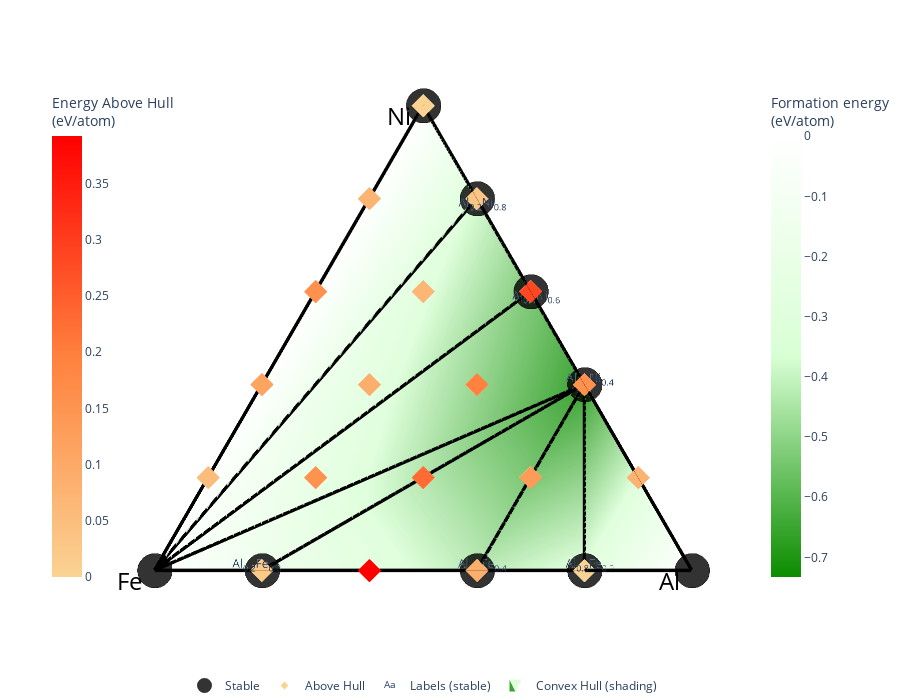

The cell this chart's notebook holds for it:
### Markdown cell above
## Ploting

### Code cell
# Load the data
merged_df = pd.read_csv('poscar_concentrations_updated_with_Formation_H.csv')

# Assuming the data contains 'Name', 'H_formation_column', and the concentration columns for elements
name_column = merged_df['Name']  # Replace with the actual column name if different
H_formation_column = 'Formation_H'  # Replace with the actual column name if different
element_columns = [col for col in merged_df.columns if 'Concentration (%)' in col]

# Create a list of ComputedEntry objects for Phase Diagram
entries = []

for _, row in merged_df.iterrows():
    # Create a composition dictionary for the current entry
    comp_dict = {element.split(' ')[0]: row[element] / 100 for element in element_columns if pd.notna(row[element])}
    
    # Create the Composition object
    composition = Composition.from_dict(comp_dict)
    
    # Get the formation energy value
    formation_energy = row[H_formation_column]
    
    # Create a ComputedEntry object
    entry = ComputedEntry(composition, formation_energy)
    entries.append(entry)



# Create the phase diagram from the entries
PD = PhaseDiagram(entries)

# Plot the phase diagram using PDPlotter
plotter = PDPlotter(PD, show_unstable=True)

# Display the plot
plotter.get_plot().show(dpi=300)

### Figure 1 — Plotly figure (JSON) as saved in the notebook; plotly's stock layout.template omitted (floating-point values rounded to 4 significant figures)
{"data": [{"hoverinfo": "none", "line": {"color": "rgba(0,0,0,1.0)", "width": 7}, "mode": "lines", "showlegend": false, "type": "scatter3d", "x": [0.5196, 0, null, 0.3464, 0, null, 0.3464, 0, null, 0, 0.3464, null, 0, 0, null, 0.3464, 0, null, 0, 0, null, 0.3464, 0, null, 0, 0, null, 0.6928, 0, null, 0.6928, 0.5196, null, 0.5196, 0.3464, null, 0, 0, null, 0.6928, 0.866, null, 0.866, 0, null], "y": [0.3, 1, null, 0.2, 0, null, 0.2, 0.2, null, 0.8, 0.2, null, 0.4, 0.2, null, 0.2, 0.4, null, 0.2, 0, null, 0.2, 1, null, 0.8, 1, null, 0.4, 1, null, 0.4, 0.3, null, 0.3, 0.2, null, 0.8, 0.4, null, 0.4, 0.5, null, 0.5, 1, null], "z": [-0.5768, 0, null, -0.7325, 0, null, -0.7325, -0.3503, null, -0.1847, -0.7325, null, -0.4466, -0.3503, null, -0.7325, -0.4466, null, -0.3503, 0, null, -0.7325, 0, null, -0.1847, 0, null, -0.3795, 0, null, -0.3795, -0.5768, null, -0.5768, -0.7325, null, -0.1847, -0.4466, null, -0.3795, 0, null, 0, 0, null]}, {"hoverinfo": "none", "line": {"color": "rgba (0, 0, 0, 0.4)", "dash": "solid", "width": 1}, "mode": "lines", "showlegend": false, "type": "scatter3d", "x": [0.866, 0, null, 0.866, 0, null, 0.866, 0, null, 0.866, 0, null, 0, 0, null, 0, 0, null, 0.866, 0.866, null, 0, 0, null, 0, 0, null], "y": [0.5, 1, null, 0.5, 1, null, 0.5, 0, null, 0.5, 0, null, 1, 0, null, 1, 0, null, 0.5, 0.5, null, 1, 1, null, 0, 0, null], "z": [0, 0, null, -0.7325, -0.7325, null, 0, 0, null, -0.7325, -0.7325, null, 0, 0, null, -0.7325, -0.7325, null, 0, -0.7325, null, 0, -0.7325, null, 0, -0.7325, null]}, {"colorbar": {"len": 0.75, "title": {"text": "Formation energy<br>(eV/atom)"}, "x": 0.9}, "colorscale": [[0, "#0c8c00"], [0.5, "#d8ffd4"], [1, "#ffffff"]], "flatshading": true, "hoverinfo": "none", "i": [15, 9, 15, 13, 13, 9, 11], "intensity": [-0.3795, -0.3364, -0.277, -0.1407, -0.1847, -0.5768, -0.4505, -0.3351, -0.0636, -0.7325, -0.5693, -0.4466, -0.3623, -0.3503, 0, 0, 0], "j": [5, 5, 14, 11, 16, 4, 4], "k": [0, 15, 0, 9, 9, 15, 9], "lighting": {"ambient": 1, "diffuse": 0}, "name": "Convex Hull (shading)", "opacity": 0.8, "showlegend": true, "type": "mesh3d", "x": [0.6928, 0.5196, 0.3464, 0.1732, 0, 0.5196, 0.3464, 0.1732, 0, 0.3464, 0.1732, 0, 0.1732, 0, 0.866, 0, 0], "y": [0.4, 0.5, 0.6, 0.7, 0.8, 0.3, 0.4, 0.5, 0.6, 0.2, 0.3, 0.4, 0.1, 0.2, 0.5, 1, 0], "z": [-0.3795, -0.3364, -0.277, -0.1407, -0.1847, -0.5768, -0.4505, -0.3351, -0.0636, -0.7325, -0.5693, -0.4466, -0.3623, -0.3503, 0, 0, 0]}, {"hoverinfo": "skip", "mode": "text", "name": "Labels (stable)", "opacity": 1, "showlegend": true, "text": ["Al<sub>0.4</sub>Ni<sub>0.6</sub>", "Al<sub>0.6</sub>Ni<sub>0.4</sub>", "Al<sub>0.8</sub>Fe<sub>0.2</sub>", "Al<sub>0.2</sub>Fe<sub>0.8</sub>", "Al<sub>0.6</sub>Fe<sub>0.4</sub>", "Al<sub>0.2</sub>Ni<sub>0.8</sub>"], "textposition": ["middle center", "middle center", "middle center", "middle center", "middle center", "middle center"], "type": "scatter3d", "visible": true, "x": [0.5096, 0.3564, 0.01, 0.01, 0.01, 0.6828], "y": [0.29, 0.19, 0.19, 0.81, 0.39, 0.39], "z": [-0.5036, -0.6592, -0.2771, -0.1115, -0.3734, -0.3063]}, {"hoverinfo": "text", "hoverlabel": {"font": {"size": 14}}, "hovertext": ["Ni (None) <br> 0.0 eV/atom (+0.0 eV/atom)", "Fe<sub>0.2</sub>Ni<sub>0.8</sub> (None) <br> 0.073 eV/atom (+0.073 eV/atom)", "Fe<sub>0.2</sub>Ni<sub>0.8</sub> (None) <br> 0.075 eV/atom (+0.075 eV/atom)", "Fe<sub>0.2</sub>Ni<sub>0.8</sub> (None) <br> 0.068 eV/atom (+0.068 eV/atom)", "Fe<sub>0.4</sub>Ni<sub>0.6</sub> (None) <br> 0.125 eV/atom (+0.125 eV/atom)", "Fe<sub>0.4</sub>Ni<sub>0.6</sub> (None) <br> 0.135 eV/atom (+0.135 eV/atom)", "Fe<sub>0.4</sub>Ni<sub>0.6</sub> (None) <br> 0.158 eV/atom (+0.158 eV/atom)", "Fe<sub>0.4</sub>Ni<sub>0.6</sub> (None) <br> 0.117 eV/atom (+0.117 eV/atom)", "Fe<sub>0.6</sub>Ni<sub>0.4</sub> (None) <br> 0.087 eV/atom (+0.087 eV/atom)", "Fe<sub>0.6</sub>Ni<sub>0.4</sub> (None) <br> 0.105 eV/atom (+0.105 eV/atom)", "Fe<sub>0.6</sub>Ni<sub>0.4</sub> (None) <br> 0.093 eV/atom (+0.093 eV/atom)", "Fe<sub>0.6</sub>Ni<sub>0.4</sub> (None) <br> 0.113 eV/atom (+0.113 eV/atom)", "Fe<sub>0.8</sub>Ni<sub>0.2</sub> (None) <br> 0.05 eV/atom (+0.05 eV/atom)", "Fe<sub>0.8</sub>Ni<sub>0.2</sub> (None) <br> 0.052 eV/atom (+0.052 eV/atom)", "Fe<sub>0.8</sub>Ni<sub>0.2</sub> (None) <br> 0.044 eV/atom (+0.044 eV/atom)", "Al<sub>0.2</sub>Ni<sub>0.8</sub> (None) <br> -0.372 eV/atom (+0.007 eV/atom)", "Al<sub>0.2</sub>Ni<sub>0.8</sub> (None) <br> -0.349 eV/atom (+0.031 eV/atom)", "Al<sub>0.2</sub>Fe<sub>0.2</sub>Ni<sub>0.6</sub> (None) <br> -0.325 eV/atom (+0.018 eV/atom)", "Al<sub>0.2</sub>Fe<sub>0.2</sub>Ni<sub>0.6</sub> (None) <br> -0.321 eV/atom (+0.022 eV/atom)", "Al<sub>0.2</sub>Fe<sub>0.2</sub>Ni<sub>0.6</sub> (None) <br> -0.309 eV/atom (+0.034 eV/atom)", "Al<sub>0.2</sub>Fe<sub>0.2</sub>Ni<sub>0.6</sub> (None) <br> -0.275 eV/atom (+0.069 eV/atom)", "Al<sub>0.2</sub>Fe<sub>0.2</sub>Ni<sub>0.6</sub> (None) <br> -0.336 eV/atom (+0.007 eV/atom)", "Al<sub>0.2</sub>Fe<sub>0.2</sub>Ni<sub>0.6</sub> (None) <br> -0.307 eV/atom (+0.036 eV/atom)", "Al<sub>0.2</sub>Fe<sub>0.4</sub>Ni<sub>0.4</sub> (None) <br> -0.218 eV/atom (+0.089 eV/atom)", "Al<sub>0.2</sub>Fe<sub>0.4</sub>Ni<sub>0.4</sub> (None) <br> -0.277 eV/atom (+0.03 eV/atom)", "Al<sub>0.2</sub>Fe<sub>0.4</sub>Ni<sub>0.4</sub> (None) <br> -0.237 eV/atom (+0.069 eV/atom)", "Al<sub>0.2</sub>Fe<sub>0.4</sub>Ni<sub>0.4</sub> (None) <br> -0.268 eV/atom (+0.039 eV/atom)", "Al<sub>0.2</sub>Fe<sub>0.4</sub>Ni<sub>0.4</sub> (None) <br> -0.239 eV/atom (+0.068 eV/atom)", "Al<sub>0.2</sub>Fe<sub>0.4</sub>Ni<sub>0.4</sub> (None) <br> -0.241 eV/atom (+0.066 eV/atom)", "Al<sub>0.2</sub>Fe<sub>0.6</sub>Ni<sub>0.2</sub> (None) <br> -0.136 eV/atom (+0.125 eV/atom)", "Al<sub>0.2</sub>Fe<sub>0.6</sub>Ni<sub>0.2</sub> (None) <br> -0.141 eV/atom (+0.121 eV/atom)", "Al<sub>0.2</sub>Fe<sub>0.6</sub>Ni<sub>0.2</sub> (None) <br> -0.106 eV/atom (+0.156 eV/atom)", "Al<sub>0.2</sub>Fe<sub>0.6</sub>Ni<sub>0.2</sub> (None) <br> -0.106 eV/atom (+0.156 eV/atom)", "Al<sub>0.2</sub>Fe<sub>0.6</sub>Ni<sub>0.2</sub> (None) <br> -0.11 eV/atom (+0.152 eV/atom)", "Al<sub>0.2</sub>Fe<sub>0.6</sub>Ni<sub>0.2</sub> (None) <br> -0.141 eV/atom (+0.121 eV/atom)", "Al<sub>0.2</sub>Fe<sub>0.8</sub> (None) <br> -0.178 eV/atom (+0.007 eV/atom)", "Al<sub>0.2</sub>Fe<sub>0.8</sub> (None) <br> -0.161 eV/atom (+0.024 eV/atom)", "Al<sub>0.4</sub>Ni<sub>0.6</sub> (None) <br> -0.293 eV/atom (+0.284 eV/atom)", "Al<sub>0.4</sub>Ni<sub>0.6</sub> (None) <br> -0.507 eV/atom (+0.07 eV/atom)", "Al<sub>0.4</sub>Ni<sub>0.6</sub> (None) <br> -0.577 eV/atom (+0.0 eV/atom)", "Al<sub>0.4</sub>Ni<sub>0.6</sub> (None) <br> -0.33 eV/atom (+0.246 eV/atom)", "Al<sub>0.4</sub>Fe<sub>0.2</sub>Ni<sub>0.4</sub> (None) <br> -0.451 eV/atom (+0.073 eV/atom)", "Al<sub>0.4</sub>Fe<sub>0.2</sub>Ni<sub>0.4</sub> (None) <br> -0.353 eV/atom (+0.17 eV/atom)", "Al<sub>0.4</sub>Fe<sub>0.2</sub>Ni<sub>0.4</sub> (None) <br> -0.328 eV/atom (+0.195 eV/atom)", "Al<sub>0.4</sub>Fe<sub>0.2</sub>Ni<sub>0.4</sub> (None) <br> -0.43 eV/atom (+0.094 eV/atom)", "Al<sub>0.4</sub>Fe<sub>0.2</sub>Ni<sub>0.4</sub> (None) <br> -0.447 eV/atom (+0.077 eV/atom)", "Al<sub>0.4</sub>Fe<sub>0.2</sub>Ni<sub>0.4</sub> (None) <br> -0.374 eV/atom (+0.15 eV/atom)", "Al<sub>0.4</sub>Fe<sub>0.4</sub>Ni<sub>0.2</sub> (None) <br> -0.335 eV/atom (+0.123 eV/atom)", "Al<sub>0.4</sub>Fe<sub>0.4</sub>Ni<sub>0.2</sub> (None) <br> -0.229 eV/atom (+0.229 eV/atom)", "Al<sub>0.4</sub>Fe<sub>0.4</sub>Ni<sub>0.2</sub> (None) <br> -0.238 eV/atom (+0.221 eV/atom)", "Al<sub>0.4</sub>Fe<sub>0.4</sub>Ni<sub>0.2</sub> (None) <br> -0.275 eV/atom (+0.184 eV/atom)", "Al<sub>0.4</sub>Fe<sub>0.4</sub>Ni<sub>0.2</sub> (None) <br> -0.257 eV/atom (+0.201 eV/atom)", "Al<sub>0.4</sub>Fe<sub>0.4</sub>Ni<sub>0.2</sub> (None) <br> -0.284 eV/atom (+0.174 eV/atom)", "Al<sub>0.4</sub>Fe<sub>0.6</sub> (None) <br> 0.076 eV/atom (+0.392 eV/atom)", "Al<sub>0.4</sub>Fe<sub>0.6</sub> (None) <br> -0.064 eV/atom (+0.252 eV/atom)", "Al<sub>0.4</sub>Fe<sub>0.6</sub> (None) <br> 0.02 eV/atom (+0.336 eV/atom)", "Al<sub>0.4</sub>Fe<sub>0.6</sub> (None) <br> 0.034 eV/atom (+0.35 eV/atom)", "Al<sub>0.6</sub>Ni<sub>0.4</sub> (None) <br> -0.581 eV/atom (+0.151 eV/atom)", "Al<sub>0.6</sub>Ni<sub>0.4</sub> (None) <br> -0.714 eV/atom (+0.018 eV/atom)", "Al<sub>0.6</sub>Ni<sub>0.4</sub> (None) <br> -0.575 eV/atom (+0.158 eV/atom)", "Al<sub>0.6</sub>Fe<sub>0.2</sub>Ni<sub>0.2</sub> (None) <br> -0.457 eV/atom (+0.133 eV/atom)", "Al<sub>0.6</sub>Fe<sub>0.2</sub>Ni<sub>0.2</sub> (None) <br> -0.569 eV/atom (+0.02 eV/atom)", "Al<sub>0.6</sub>Fe<sub>0.2</sub>Ni<sub>0.2</sub> (None) <br> -0.454 eV/atom (+0.135 eV/atom)", "Al<sub>0.6</sub>Fe<sub>0.2</sub>Ni<sub>0.2</sub> (None) <br> -0.475 eV/atom (+0.115 eV/atom)", "Al<sub>0.6</sub>Fe<sub>0.2</sub>Ni<sub>0.2</sub> (None) <br> -0.533 eV/atom (+0.056 eV/atom)", "Al<sub>0.6</sub>Fe<sub>0.2</sub>Ni<sub>0.2</sub> (None) <br> -0.567 eV/atom (+0.023 eV/atom)", "Al<sub>0.6</sub>Fe<sub>0.4</sub> (None) <br> -0.357 eV/atom (+0.089 eV/atom)", "Al<sub>0.6</sub>Fe<sub>0.4</sub> (None) <br> -0.388 eV/atom (+0.059 eV/atom)", "Al<sub>0.6</sub>Fe<sub>0.4</sub> (None) <br> -0.398 eV/atom (+0.049 eV/atom)", "Al<sub>0.8</sub>Ni<sub>0.2</sub> (None) <br> -0.344 eV/atom (+0.023 eV/atom)", "Al<sub>0.8</sub>Ni<sub>0.2</sub> (None) <br> -0.362 eV/atom (+0.004 eV/atom)", "Al<sub>0.8</sub>Ni<sub>0.2</sub> (None) <br> -0.289 eV/atom (+0.077 eV/atom)", "Al<sub>0.8</sub>Fe<sub>0.2</sub> (None) <br> -0.349 eV/atom (+0.001 eV/atom)", "Al<sub>0.8</sub>Fe<sub>0.2</sub> (None) <br> -0.349 eV/atom (+0.001 eV/atom)"], "marker": {"color": [0, 0.073, 0.075, 0.068, 0.125, 0.135, 0.158, 0.117, 0.087, 0.105, 0.093, 0.113, 0.05, 0.052, 0.044, 0.007, 0.031, 0.018, 0.022, 0.034, 0.069, 0.007, 0.036, 0.089, 0.03, 0.069, 0.039, 0.068, 0.066, 0.125, 0.121, 0.156, 0.156, 0.152, 0.121, 0.007, 0.024, 0.284, 0.07, 0, 0.246, 0.073, 0.17, 0.195, 0.094, 0.077, 0.15, 0.123, 0.229, 0.221, 0.184, 0.201, 0.174, 0.392, 0.252, 0.336, 0.35, 0.151, 0.018, 0.158, 0.133, 0.02, 0.135, 0.115, 0.056, 0.023, 0.089, 0.059, 0.049, 0.023, 0.004, 0.077, 0.001, 0.001], "colorbar": {"len": 0.75, "title": {"text": "Energy Above Hull<br>(eV/atom)"}, "x": 0.05}, "colorscale": [[0, "#fad393"], [0.5, "#ff813d"], [1, "#ff0000"]], "size": 6, "symbol": "diamond"}, "mode": "markers", "name": "Above Hull", "showlegend": true, "type": "scatter3d", "x": [0.866, 0.6928, 0.6928, 0.6928, 0.5196, 0.5196, 0.5196, 0.5196, 0.3464, 0.3464, 0.3464, 0.3464, 0.1732, 0.1732, 0.1732, 0.6928, 0.6928, 0.5196, 0.5196, 0.5196, 0.5196, 0.5196, 0.5196, 0.3464, 0.3464, 0.3464, 0.3464, 0.3464, 0.3464, 0.1732, 0.1732, 0.1732, 0.1732, 0.1732, 0.1732, 0, 0, 0.5196, 0.5196, 0.5196, 0.5196, 0.3464, 0.3464, 0.3464, 0.3464, 0.3464, 0.3464, 0.1732, 0.1732, 0.1732, 0.1732, 0.1732, 0.1732, 0, 0, 0, 0, 0.3464, 0.3464, 0.3464, 0.1732, 0.1732, 0.1732, 0.1732, 0.1732, 0.1732, 0, 0, 0, 0.1732, 0.1732, 0.1732, 0, 0], "y": [0.5, 0.6, 0.6, 0.6, 0.7, 0.7, 0.7, 0.7, 0.8, 0.8, 0.8, 0.8, 0.9, 0.9, 0.9, 0.4, 0.4, 0.5, 0.5, 0.5, 0.5, 0.5, 0.5, 0.6, 0.6, 0.6, 0.6, 0.6, 0.6, 0.7, 0.7, 0.7, 0.7, 0.7, 0.7, 0.8, 0.8, 0.3, 0.3, 0.3, 0.3, 0.4, 0.4, 0.4, 0.4, 0.4, 0.4, 0.5, 0.5, 0.5, 0.5, 0.5, 0.5, 0.6, 0.6, 0.6, 0.6, 0.2, 0.2, 0.2, 0.3, 0.3, 0.3, 0.3, 0.3, 0.3, 0.4, 0.4, 0.4, 0.1, 0.1, 0.1, 0.2, 0.2], "z": [0, 0.073, 0.075, 0.068, 0.125, 0.135, 0.158, 0.117, 0.087, 0.105, 0.093, 0.113, 0.05, 0.052, 0.044, -0.372, -0.349, -0.325, -0.321, -0.309, -0.275, -0.336, -0.307, -0.218, -0.277, -0.237, -0.268, -0.239, -0.241, -0.136, -0.141, -0.106, -0.106, -0.11, -0.141, -0.178, -0.161, -0.293, -0.507, -0.577, -0.33, -0.451, -0.353, -0.328, -0.43, -0.447, -0.374, -0.335, -0.229, -0.238, -0.275, -0.257, -0.284, 0.076, -0.064, 0.02, 0.034, -0.581, -0.714, -0.575, -0.457, -0.569, -0.454, -0.475, -0.533, -0.567, -0.357, -0.388, -0.398, -0.344, -0.362, -0.289, -0.349, -0.349]}, {"error_z": {"array": [0, 0, 0, 0, 0, 0, 0, 0, 0], "color": "darkgray", "thickness": 5, "type": "data", "width": 10}, "hoverinfo": "text", "hoverlabel": {"font": {"size": 14}}, "hovertext": ["Al<sub>0.4</sub>Ni<sub>0.6</sub> (None) <br> -0.577 eV/atom", "Fe (None) <br> 0.0 eV/atom", "Al<sub>0.6</sub>Ni<sub>0.4</sub> (None) <br> -0.732 eV/atom", "Al (None) <br> 0.0 eV/atom", "Al<sub>0.8</sub>Fe<sub>0.2</sub> (None) <br> -0.35 eV/atom", "Al<sub>0.2</sub>Fe<sub>0.8</sub> (None) <br> -0.185 eV/atom", "Al<sub>0.6</sub>Fe<sub>0.4</sub> (None) <br> -0.447 eV/atom", "Al<sub>0.2</sub>Ni<sub>0.8</sub> (None) <br> -0.38 eV/atom", "Ni (None) <br> 0.0 eV/atom"], "marker": {"color": "black", "line": {"color": "black", "width": 3}, "opacity": 0.8, "size": 12}, "mode": "markers", "name": "Stable", "showlegend": true, "type": "scatter3d", "x": [0.5196, 0, 0.3464, 0, 0, 0, 0, 0.6928, 0.866], "y": [0.3, 1, 0.2, 0, 0.2, 0.8, 0.4, 0.4, 0.5], "z": [-0.577, 0, -0.732, 0, -0.35, -0.185, -0.447, -0.38, 0]}], "layout": {"autosize": true, "height": 700, "hovermode": "closest", "legend": {"orientation": "h", "traceorder": "reversed", "x": 0.5, "xanchor": "center", "y": 0, "yanchor": "top"}, "margin": {"b": 10, "l": 0, "pad": 0, "r": 0, "t": 0}, "paper_bgcolor": "rgba(0,0,0,0)", "plot_bgcolor": "rgba(0,0,0,0)", "scene": {"annotations": [{"align": "center", "font": {"color": "#000000", "size": 24}, "opacity": 1, "showarrow": false, "text": "Fe", "x": 0, "xanchor": "right", "xshift": -10, "y": 1, "yanchor": "auto", "yshift": -10, "z": -0.6592}, {"align": "center", "font": {"color": "#000000", "size": 24}, "opacity": 1, "showarrow": false, "text": "Al", "x": 0, "xanchor": "right", "xshift": -10, "y": 0, "yanchor": "auto", "yshift": -10, "z": -0.6592}, {"align": "center", "font": {"color": "#000000", "size": 24}, "opacity": 1, "showarrow": false, "text": "Ni", "x": 0.866, "xanchor": "right", "xshift": -10, "y": 0.5, "yanchor": "auto", "yshift": -10, "z": -0.6592}, {"opacity": 0, "text": "", "x": 1, "y": 1, "z": 0}], "aspectratio": {"x": 1.7, "y": 1.7, "z": 1.2}, "camera": {"center": {"x": -0.1, "y": 0, "z": -0.15}, "eye": {"x": -0.1, "y": 0, "z": 2.5}, "projection": {"type": "orthographic"}}, "xaxis": {"autorange": true, "showaxeslabels": false, "showgrid": false, "showline": false, "showspikes": false, "showticklabels": false, "ticks": "", "visible": false, "zeroline": false}, "yaxis": {"autorange": true, "showaxeslabels": false, "showgrid": false, "showline": false, "showspikes": false, "showticklabels": false, "ticks": "", "visible": false, "zeroline": false}, "zaxis": {"autorange": true, "showaxeslabels": false, "showgrid": false, "showline": false, "showspikes": false, "showticklabels": false, "ticks": "", "visible": false, "zeroline": false}}, "showlegend": true}}
